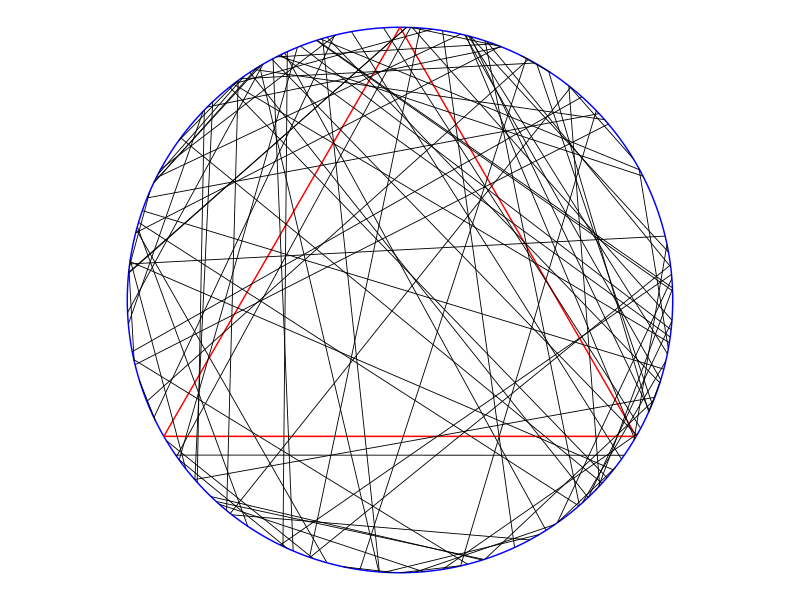
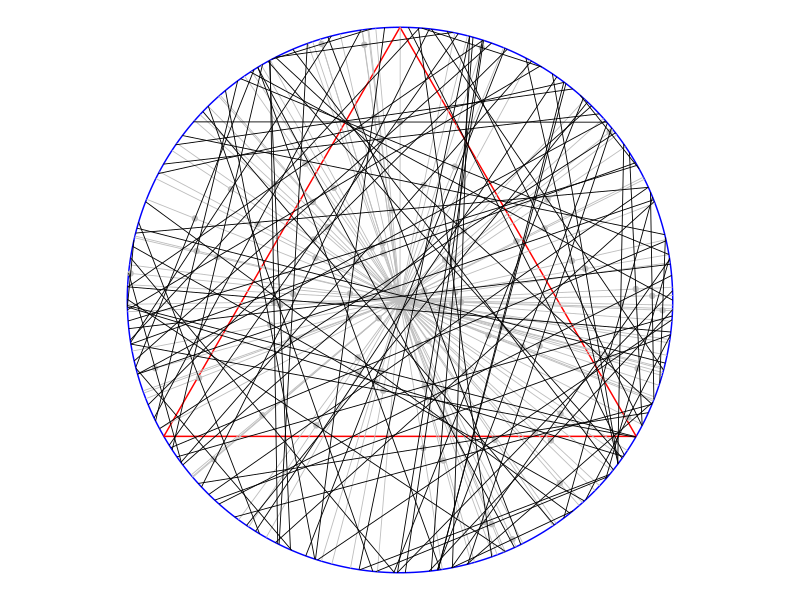
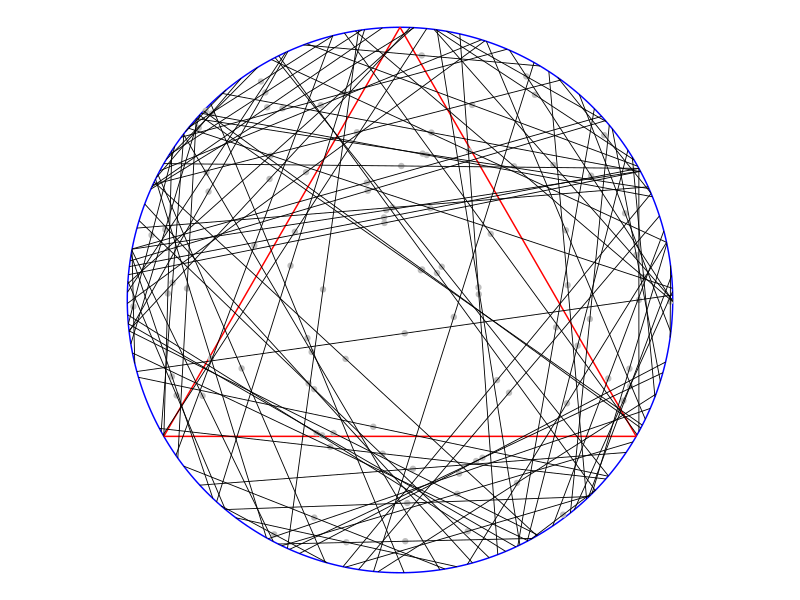

These figures' R source, in order:
# Instruction to students: You may clear the code in this file and replace it
# with your own.

library(tidyverse)
library(ggforce)
theme_set(theme_void())





# Bertrand’s Paradox Probability Part

# Setting parameters
nLines = 100; # Number of lines
x0 = 0 # x-coordinate of the center of the circle
y0 = 0 # y-coordinate of the center of the circle
r0 = 1 # Radius of circle
l = sqrt(3) # Length of the side of an equilateral triangle



# Method A
theta1 <- runif(nLines, 0, 2*pi)
theta2 <- runif(nLines, 0, 2*pi) 
# Endpoints of chords on the circumference of the circle
x1 <- r0*cos(theta1) 
y1 <- r0*sin(theta1) 
x2 <- r0*cos(theta2)
y2 <- r0*sin(theta2)

chordA <- sqrt((x2 - x1)^2 + (y2 - y1)^2)
sA <- sum(chordA > l) # Total number of chords longer than the length(l)
pA <- sA/nLines # Probability of Method A
print(pA)
# Answer for Probability of Method A is roughly around 1/3



# Method B
theta3 <- runif(nLines, 0, 2*pi)
# Endpoints of radius on the circumference of the circle
x3 <- r0*cos(theta3)
y3 <- r0*sin(theta3) 

distance1 <- runif(nLines, 0, r0)
chordB <- 2 * sqrt((r0)^2 - (distance1)^2)
sB <- sum(chordB > l) # Total number of chords longer than the length(l)
pB <- sB/nLines # Probability of Method B
print (pB)
# Answer for Probability of Method B is roughly around 1/2



# Method C 
r1 <- r0 * sqrt(runif(nLines))
theta4 <- runif(nLines, 0, 2*pi)

# Midpoints within the circle
x4 <- r1*cos(theta4)
y4 <- r1*sin(theta4)

distance2 <- sqrt((x4 - x0)^2 + (y4 - y0)^2)
chordC <- 2 * sqrt((r0)^2 - (distance2)^2)
sC <- sum(chordC > l) # Total number of chords longer than the length(l)
pC <- sC/nLines # Probability of Method C
print(pC)
# Answer for Probability of Method C is roughly around 1/4





# Bertrand’s Paradox Plotting Part

# Coordinates of equilateral triangle
eqtri_df <- tibble(
  x    = c(0, sqrt(3) / 2, -sqrt(3) / 2),
  y    = c(1, -0.5, -0.5),
  xend = c(sqrt(3) / 2, -sqrt(3) / 2, 0),
  yend = c(-0.5, -0.5, 1)
)



# Method A
rdmchr_df1 <- tibble(
  x    = x1,
  y    = y1,
  xend = x2,
  yend = y2
)

p <- ggplot() +
  ggforce::geom_circle(aes(x0 = x0, y0 = y0, r = r0), col = 'blue', size = 0.5) +
  geom_segment(data = eqtri_df, aes(x = x, y = y, xend = xend, yend = yend), col = 'red', size = 0.5) +
  geom_segment(data = rdmchr_df1, aes(x = x, y = y, xend = xend, yend = yend), size = 0.3) +
  coord_equal()

ggsave(p, file = "plotA.png", height = 5, width = 7)



# Method B
# Midpoint of the chord
x5 <- (distance1/r0) * (x3 - x0) 
y5 <- (distance1/r0) * (y3 - y0)

# Codes to find endpoints of chords
theta5 <- atan2(y5, x5)
x6 <- cos(-theta5) * x5 - sin(-theta5) * y5
y6 <- sin(-theta5) * x5 - cos(-theta5) * y5
y7 <- sqrt(r0^2 - x6^2)
y8 <- -sqrt(r0^2 - x6^2)
x9 <- cos(theta5) * x6 - sin(theta5) * y7
y9 <- sin(theta5) * x6 + cos(theta5) * y7
x10 <- cos(theta5) * x6 - sin(theta5) * y8
y10 <- sin(theta5) * x6 + cos(theta5) * y8
# Endpoints of chord on the circumference of the circle
x9 <- x9 + x0
y9 <- y9 + y0
x10 <- x10 + x0
y10 <- y10 + y0


rdmchr_df2 <- tibble(
  x    = x9,
  y    = y9,
  xend = x10,
  yend = y10
)

p <- ggplot() +
  ggforce::geom_circle(aes(x0 = x0, y0 = y0, r = r0), col = 'blue', size = 0.5) +
  geom_segment(data = eqtri_df, aes(x = x, y = y, xend = xend, yend = yend), col = 'red', size = 0.5) +
  geom_segment(aes(x = x0, y = y0, xend = x3, yend = y3), col = 'gray', size = 0.3) +
  geom_point(aes(x5, y5), col = 'gray') +
  geom_segment(data = rdmchr_df2, aes(x = x, y = y, xend = xend, yend = yend), size = 0.3) +
  coord_equal()

ggsave(p, file = "plotB.png", height = 5, width = 7)



# Method C
# Codes to find endpoints of chords
theta6 <- atan2(y4, x4)
x11 <- cos(-theta6) * x4 - sin(-theta6) * y4
y11 <- sin(-theta6) * x4 - cos(-theta6) * y4
y12 <- sqrt(r0^2 - x11^2)
y13 <- -sqrt(r0^2 - x11^2)
x14 <- cos(theta6) * x11 - sin(theta6) * y12
y14 <- sin(theta6) * x11 + cos(theta6) * y12
x15 <- cos(theta6) * x11 - sin(theta6) * y13
y15 <- sin(theta6) * x11 + cos(theta6) * y13
# Endpoints of chord on the circumference of the circle
x14 <- x14 + x0
y14 <- y14 + y0
x15 <- x15 + x0
y15 <- y15 + y0

rdmchr_df3 <- tibble(
  x    = x14,
  y    = y14,
  xend = x15,
  yend = y15
)

p <- ggplot() +
  ggforce::geom_circle(aes(x0 = x0, y0 = y0, r = r0), col = 'blue', size = 0.5) +
  geom_segment(data = eqtri_df, aes(x = x, y = y, xend = xend, yend = yend), col = 'red', size = 0.5) +
  geom_point(aes(x4, y4), col = 'gray') +
  geom_segment(data = rdmchr_df3, aes(x = x, y = y, xend = xend, yend = yend), size = 0.3) +
  coord_equal()

ggsave(p, file = "plotC.png", height = 5, width = 7)
